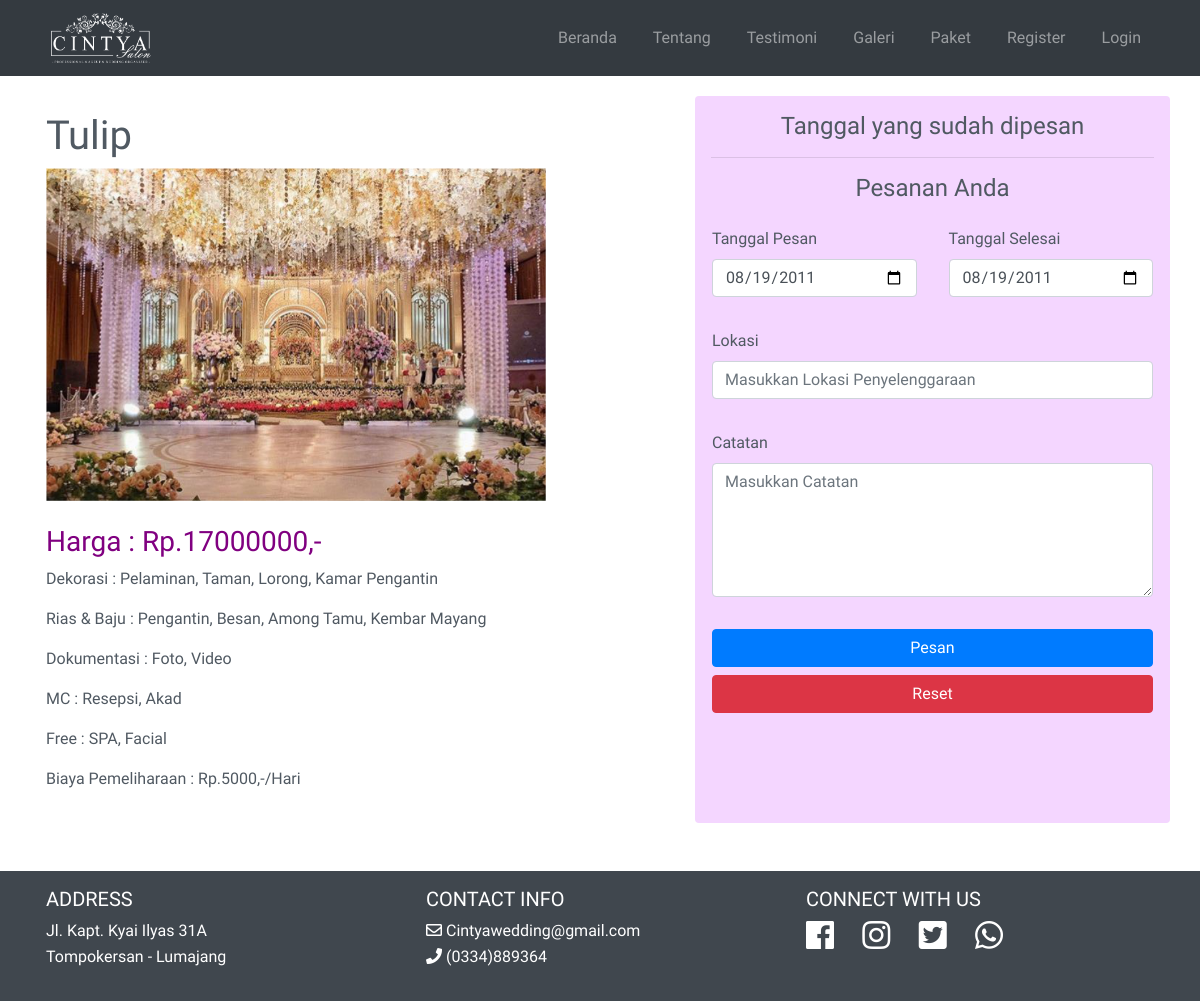
Before: /pemesanan.php?id_paket=18 with the older database file.
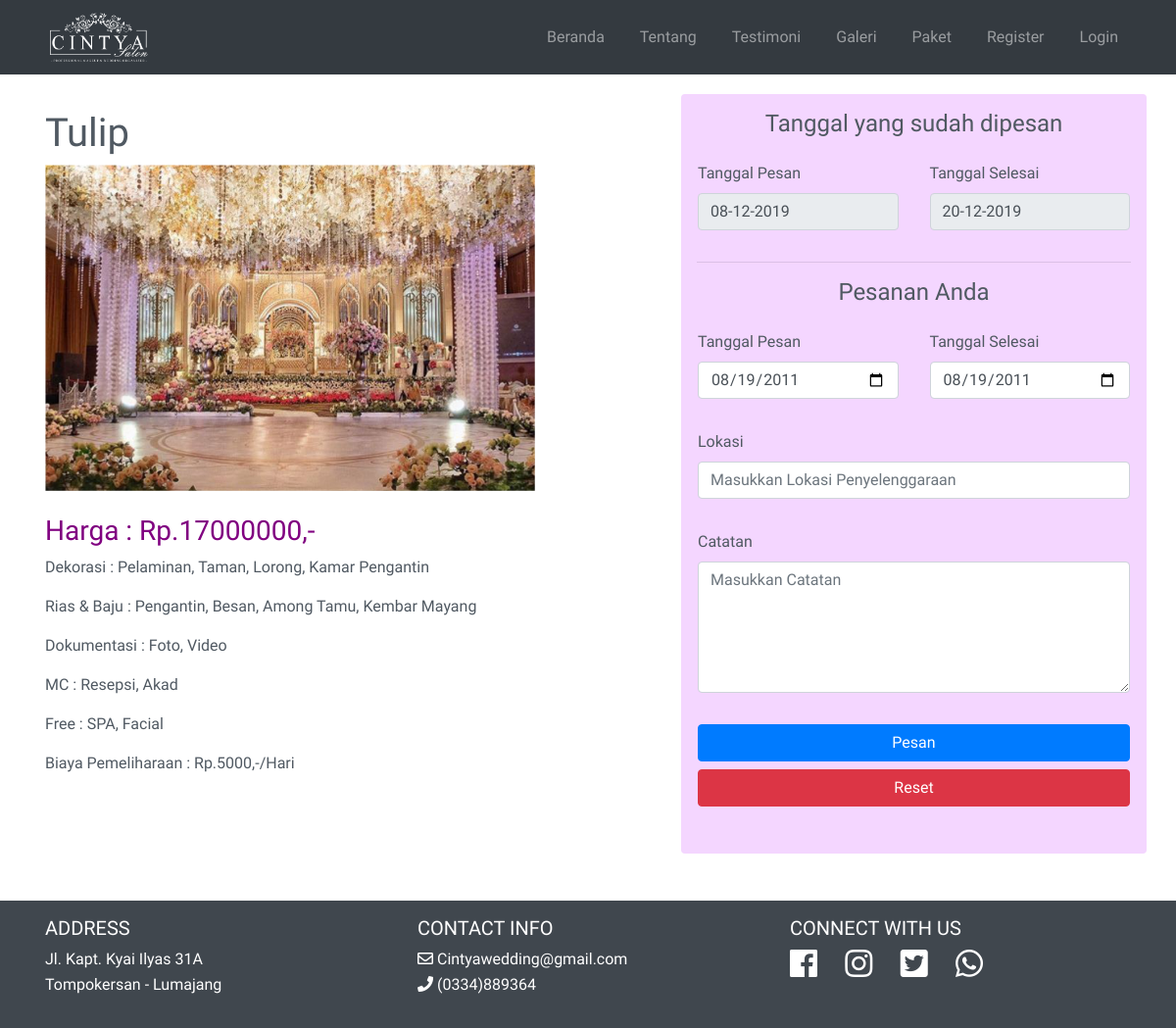
After: the same page with the newer database file.
### tables this page shows
CREATE TABLE `pemesanan` (
  `id_pemesanan` int(255) NOT NULL,
  `catatan` varchar(255) DEFAULT NULL,
  `id_paket` int(11) NOT NULL,
  `tgl_pesan` date NOT NULL,
  `tgl_kembali` date NOT NULL,
  `status` varchar(255) NOT NULL DEFAULT 'Waiting',
  `lokasi` varchar(255) NOT NULL,
  `bukti_pembayaran` varchar(255) DEFAULT NULL,
  `testimoni` longtext DEFAULT NULL,
  `user_id` int(11) NOT NULL
);

### pemesanan.php (the view, shortened to what this page needs)
<!DOCTYPE html>
<html lang="en">
<?php include 'config/connection.php' ?>
<?php
$id_paket = $_GET["id_paket"];
$query = "SELECT * FROM paket WHERE id_paket = $id_paket";
$result = mysqli_query($con, $query);
$row = mysqli_fetch_assoc($result);
$query2 = "SELECT * FROM pemesanan WHERE DATE(tgl_kembali) > DATE(NOW())";
$result2 = mysqli_query($con, $query2);
?>
<?php include 'includes/head.php' ?>
<body>
    <?php include 'includes/navbar.php' ?>
    <div class="container mt-5 pt-5 mb-5">
        <div class="row">
            <div class="col-md-7">
                <div class="row">
                    <div class="col">
                        <h1><?php echo $row["nama_paket"] ?></h1>
                    </div>
                </div>
                <div class="row">
                    <div class="col">
                        <img style="max-width:500px" src="foto/<?php echo $row["foto"] ?>" alt="" srcset="">
                    </div>
                </div>
                <div class="row">
                    <div class="col">
                        <br>
                        <h3 style="color:purple">Harga : Rp.<?php echo $row["harga"] ?>,-</h3>
                        <p>Dekorasi : <?php echo $row["dekorasi"] ?></p>
                        <p>Rias & Baju : <?php echo $row["rias_baju"] ?></p>
                        <p>Dokumentasi : <?php echo $row["dokumentasi"] ?></p>
                        <p>MC : <?php echo $row["mc"] ?></p>
                        <p>Free : <?php echo $row["free"] ?></p>
                        <p>Biaya Pemeliharaan : Rp.<?php echo $row["biaya_pelihara"] ?>,-/Hari</p>
                    </div>
                </div>
            </div>
            <div class="col-md-5 bg-ungu rounded">
                <form action="proses/proses_pemesanan.php" method="POST" enctype="multipart/form-data">
                    <div>
                        <h4 class="text-center">Tanggal yang sudah dipesan</h4>
                        <?php
                        if (mysqli_num_rows($result2) > 0) {
                            while ($pemesanan = mysqli_fetch_assoc($result2)) { ?>
                                <div class="row">
                                    <div class="col-sm-6">
                                        <label for="tanggal">Tanggal Pesan</label>
                                        <input class="form-control" type="" value="<?php echo date_format(new DateTime($pemesanan["tgl_pesan"]),'d-m-Y')  ?>" id="tanngal" name="tanggal_pesan" disabled>
                                    </div>
                                    <div class="col-sm-6">
                                        <label for="tanggal">Tanggal Selesai</label>
                                        <input class="form-control" type="" value="<?php echo date_format(new DateTime($pemesanan["tgl_kembali"]),'d-m-Y')  ?>" id="tanngal" name="tanggal_kembali" disabled>
                                    </div>
                                </div>
                            <?php }
                        }?>
                    </div>
                    <hr>
                    <h4 class="text-center">Pesanan Anda</h4>
                    <div class="row">
                        <div class="col-sm-6">
                            <label for="tanggal">Tanggal Pesan</label>
                            <input class="form-control" type="date" value="2011-08-19" id="tanngal" name="tanggal_pesan">
                        </div>
                        <div class="col-sm-6">
                            <label for="tanggal">Tanggal Selesai</label>
                            <input class="form-control" type="date" value="2011-08-19" id="tanngal" name="tanggal_kembali">
                        </div>
                        <div class="col-sm-12">
                            <label for="lokasi">Lokasi</label>
                            <input class="form-control" type="text" value="" id="lokasi" placeholder="Masukkan Lokasi Penyelenggaraan" name="lokasi">
                        </div>
                        <div class="col-sm-12">
                            <label for="catatan">Catatan</label>
                            <textarea rows="5" class="form-control" type="text" value="" id="lokasi" placeholder="Masukkan Catatan" name="catatan"></textarea>
                        </div>
                        <div class="col-sm-12">
                            <button type="submit" class="btn btn-block btn-primary">Pesan</button>
                            <button type="reset" class="btn btn-block btn-danger">Reset</button>
                        </div>
                    </div>
                </form>
            </div>
        </div>
    </div>
    <?php include 'includes/footer.php' ?>
</body>
</html>

Changed rows visible on the page:
added pemesanan: tanggal_pesan "08-12-2019", tanggal_kembali "20-12-2019"
